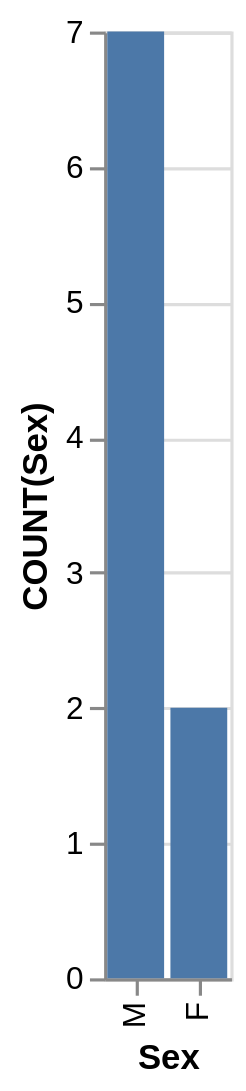

Source (Vega-Lite JSON):
### Vega-Lite specification from a JSON file in a GitHub repository (floating-point values rounded to 4 significant figures)
{"data": {"values": [{"x_data": "M", "y_data": 7}, {"x_data": "F", "y_data": 2}]}, "mark": "bar", "encoding": {"x": {"field": "x_data", "type": "nominal", "title": "Sex", "sort": "descending"}, "y": {"field": "y_data", "type": "quantitative", "title": "COUNT(Sex)"}}}
